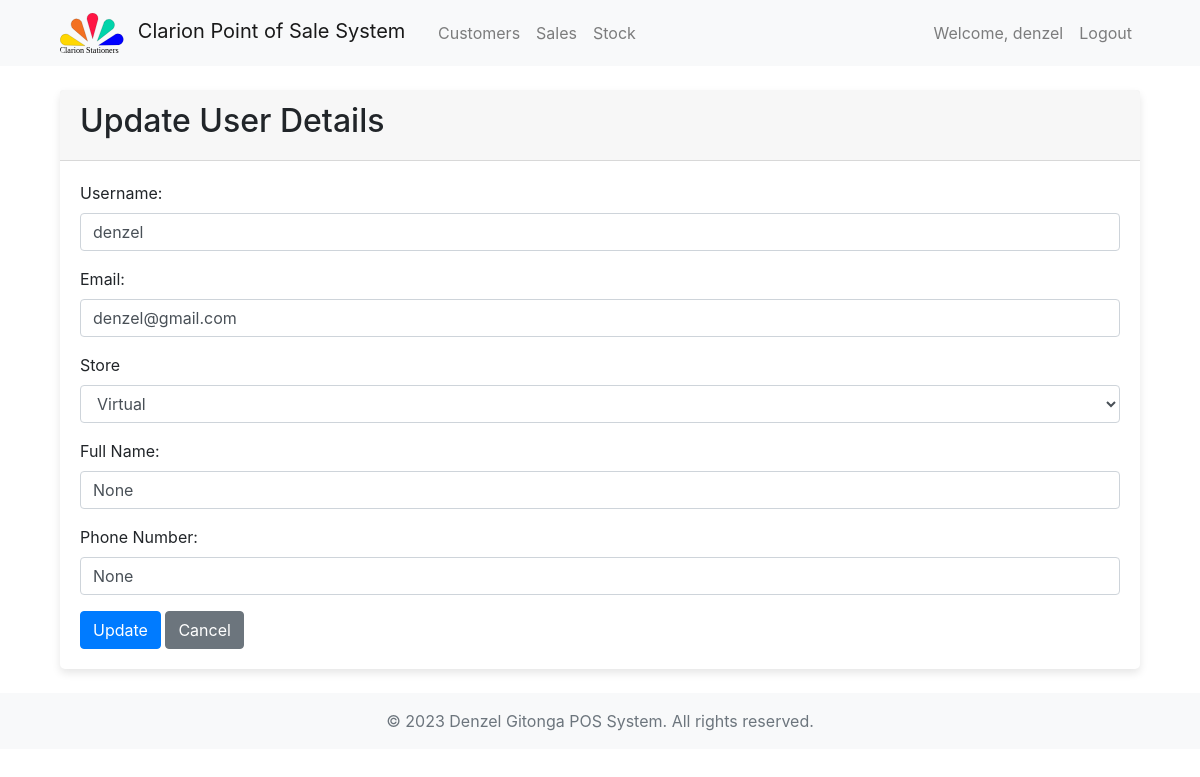
Page /inventory/update/1/ (signed in) on the committed database.
### accounts/models.py (models this page shows, shortened)
class User(AbstractBaseUser, PermissionsMixin):
    username = models.CharField(max_length=255, unique=True)
    email = models.EmailField(max_length=255, unique=True)
    store = models.ForeignKey(Store, on_delete=models.CASCADE, related_name='stores', null=True, blank=True)
    phone_number = models.CharField(max_length=20, blank=True, null=True)
    full_name = models.CharField(max_length=255, blank=True, null=True)
    is_staff = models.BooleanField(default=False)
    is_active = models.BooleanField(default=True)
    groups = models.ManyToManyField(
        'auth.Group',
        blank=True,
        related_name='myuser_set',
        related_query_name='user',
    )
    user_permissions = models.ManyToManyField(
        'auth.Permission',
        blank=True,
        related_name='myuser_set',
        related_query_name='user',
    )
    objects = UserManager()
    USERNAME_FIELD = 'username'
    REQUIRED_FIELDS = ['email']

### inventory/views.py (the view)
# urls.py: path('update/<int:pk>/', views.user_update, name='user_update'),
@staff_member_required(login_url='accounts:login')
def user_update(request, pk):
    stores = Store.objects.all()
    user = get_object_or_404(User, pk=pk)
    if request.method == 'POST':
        form = UserUpdateForm(request.POST, instance=user)
        if form.is_valid():
            form.save()
            messages.success(request, "User updated successfully.")
            return redirect('inventory:user_list')
    else:
        form = UserUpdateForm(instance=user)
    context = {
        'stores': stores,
        'form': form,
        'user': user,
    }
    return render(request, 'admin/users/user_update.html', context)

### accounts/forms.py (shortened to what this page needs)
class UserUpdateForm(UserChangeForm):
    email = forms.EmailField(required=True)
    store = forms.ModelChoiceField(queryset=Store.objects.all())
    full_name = forms.CharField()
    phone_number = forms.CharField()
    class Meta:
        model = User
        fields = ('username', 'store', 'email', 'full_name', 'phone_number')
    def __init__(self, *args, **kwargs):
        super().__init__(*args, **kwargs)
        self.fields.pop('password')

### templates/admin/users/user_update.html (shortened to what this page needs)
{% extends 'common/base.html' %}
{% block content %}
<div class="container">
    <div class="card">
      <div class="card-header">
        <h2>Update User Details</h2>
      </div>
      <div class="card-body">
        <form method="POST" action="{% url 'inventory:user_update' pk=user.pk %}">
          <div class="form-group">
            <label for="username">Username:</label>
            <input type="text" class="form-control" id="username" name="username" value="{{ user.username }}" required>
          </div>
          <div class="form-group">
            <label for="email">Email:</label>
            <input type="email" class="form-control" id="email" name="email" value="{{ user.email }}" required>
          </div>
          <div class="form-group">
            <label for="store">Store</label>
            <select class="form-control" id="id_store" name="store" required>
              {% for store in stores %}
                <option value="{{ store.id }}" {% if user.store.id == store.id %}selected{% endif %}>{{ store.name }}</option>
              {% endfor %}
            </select>
          </div>
          <div class="form-group">
            <label for="full_name">Full Name:</label>
            <input type="text" class="form-control" id="full_name" name="full_name" value="{{ user.full_name }}">
          </div>
          <div class="form-group">
            <label for="phone_number">Phone Number:</label>
            <input type="text" class="form-control" id="phone_number" name="phone_number" value="{{ user.phone_number }}">
          </div>
          <button type="submit" class="btn btn-primary">Update</button>
          <a href="{% url 'inventory:user_detail' pk=form.instance.pk %}" class="btn btn-secondary">Cancel</a>
        </form>
      </div>
    </div>
  </div>
{% endblock %}

### templates/common/header.html (shortened to what this page needs)
{% load static %}
<header>
  <nav class="navbar navbar-expand-lg navbar-light bg-light">
      <div class="container">
        {% if user.is_authenticated and user.is_superuser %}
          <a class="navbar-brand col-md-2" href="{% url 'admin_dashboard:dashboard' %}">
              <img src="{% static 'images/logos/clarion_logo.svg' %}" alt="Logo" height="40" class="mr-2 rounded">
              Clarion Point of Sale System
          </a>
        {% endif %}
          <div class="collapse navbar-collapse justify-content-between col-md-8" id="navbarNav">
            {% if user.is_authenticated %}
              {% if user.is_superuser %}
                <ul class="navbar-nav">
                <li class="nav-item">
                  <a class="nav-link" href="{% url 'inventory:customers_list' %}">Customers</a>
                </li>
                <li class="nav-item">
                  <a class="nav-link" href="{% url 'sales:sales_list' %}">Sales</a>
                </li>
                <li class="nav-item">
                  <a class="nav-link" href="{% url 'inventory:store_stock' %}">Stock</a>
                </li>
                </ul>
                <ul class="navbar-nav ml-auto">
                  <li class="nav-item">
                    <a class="nav-link" href="#">
                      Welcome, {{ user.username }}
                    </a>
                  </li>
                  <li class="nav-item">
                    <a class="nav-link" href="{% url 'accounts:logout' %}">Logout</a>
                  </li>
                </ul>
              {% endif %}
            {% endif %}
          </div>
      </div>
  </nav>
</header>

### static/custom_css/styles.css (style rules this page uses)
.card { box-shadow: 0px 4px 8px rgba(0, 0, 0, 0.1); border: none; transition: 0.3s; border-radius: 5px; }

### rows in the picture
User: username "denzel", email "denzel@gmail.com", full_name "None", phone_number "None"

### other values in the picture
form field store "Virtual"
